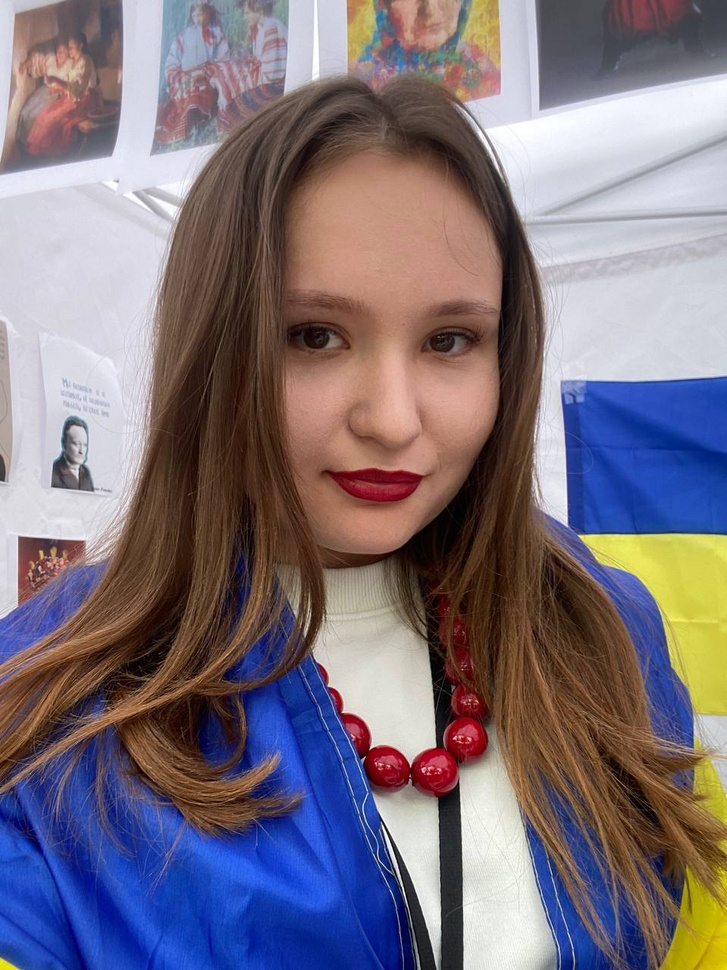
%> input picture 1.jpg, 727 x 970 px, shrunk from 959 x 1280 before the run
$ octave untitled.m   (GNU Octave 9; MATLAB toolbox functions it lacks are replaced by stand-ins)
%> lines starting %> are read from the running program, lines starting %| are printed output that depends on the picture
% Завантаження кольорового фото
colorImage = imread('1.jpg');
%> colorImage is the input picture: size 970x727x3 uint8; mean R, G, B 124.1, 113.6, 123.7

% Додавання гаусів шуму до кольорового фото
noisyColorImage = imnoise(colorImage, 'gaussian');

% Декомпозиція кольорового фото за допомогою ДВП
[LLr, LHr, HLr, HHr] = dwt2(noisyColorImage(:, :, 1), 'haar');
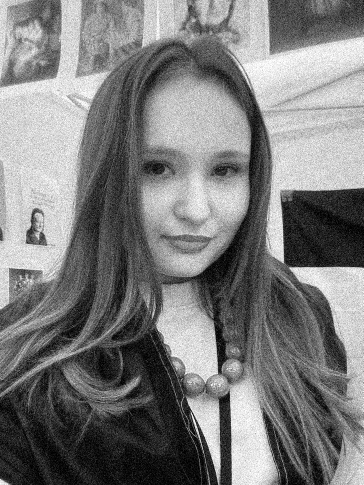
%> LLr: size 485x364 double; min 0, max 510, mean 248.8; drawn with min black and max white
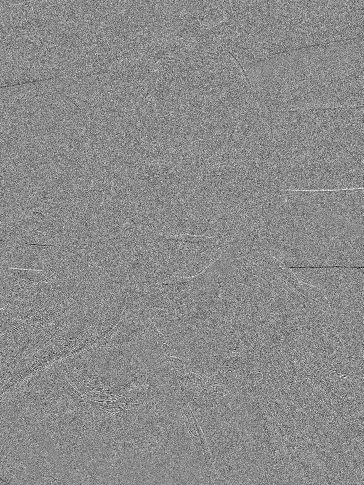
%> LHr: size 485x364 double; min -166.5, max 139, mean 0.1; drawn with min black and max white
[LLg, LHg, HLg, HHg] = dwt2(noisyColorImage(:, :, 2), 'haar');
[LLb, LHb, HLb, HHb] = dwt2(noisyColorImage(:, :, 3), 'haar');
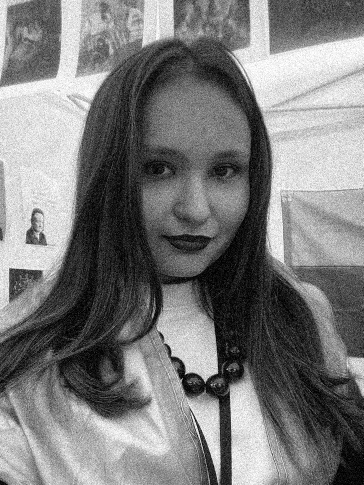
%> LLb: size 485x364 double; min 0, max 510, mean 247.8; drawn with min black and max white

% Завантаження сірого фото
grayImage = rgb2gray(colorImage);

% Додавання гаусів шуму до сірого фото
noisyGrayImage = imnoise(grayImage, 'gaussian');

% Декомпозиція сірого фото за допомогою ДВП
[LL, LH, HL, HH] = dwt2(noisyGrayImage, 'haar');
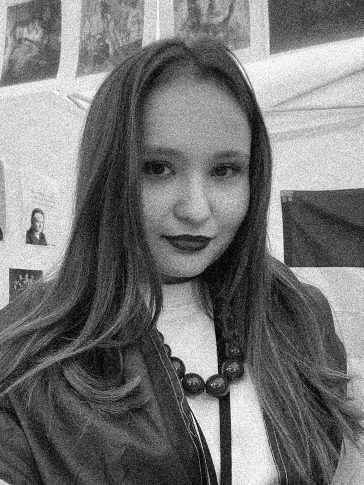
%> LL: size 485x364 double; min 0, max 510, mean 235.7; drawn with min black and max white
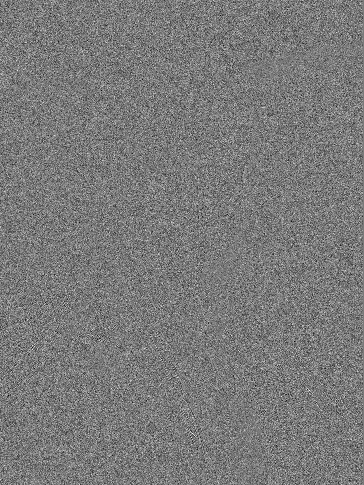
%> HH: size 485x364 double; min -115, max 124.5, mean 0; drawn with min black and max white

% Обчислення інформативних зображень для кольорового фото
informativeImageColor = sqrt(LHr.^2 + HLr.^2 + HHr.^2) + sqrt(LHg.^2 + HLg.^2 + HHg.^2) + sqrt(LHb.^2 + HLb.^2 + HHb.^2);

% Обчислення інформативного зображення для сірого фото
informativeImageGray = sqrt(LH.^2 + HL.^2 + HH.^2);
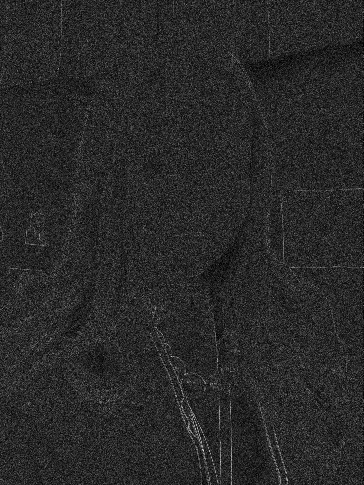
%> informativeImageGray: size 485x364 double; min 0, max 226.6, mean 41.4

% Порівняння якості знешумлення обох фотографій
% Можна використовувати різні метрики, наприклад, PSNR (Peak Signal-to-Noise Ratio)
psnrColor = psnr(noisyColorImage, colorImage);
%> psnrColor = 20.4
psnrGray = psnr(noisyGrayImage, grayImage);
%> psnrGray = 20.28

% Відображення результатів
figure;
subplot(2, 2, 1), imshow(colorImage), title('Оригінальне кольорове фото');
subplot(2, 2, 2), imshow(noisyColorImage), title('Фото з гаусівим шумом');
subplot(2, 2, 3), imshow(informativeImageColor, []), title('Інформативне зображення кольорового фото');
subplot(2, 2, 4), imshow(abs(colorImage - noisyColorImage), []), title('Різницеве зображення кольорового фото');

figure;
subplot(2, 2, 1), imshow(grayImage), title('Оригінальне сіре фото');
subplot(2, 2, 2), imshow(noisyGrayImage), title('Сіре фото з гаусівим шумом');
subplot(2, 2, 3), imshow(informativeImageGray, []), title('Інформативне зображення сірого фото');
subplot(2, 2, 4), imshow(abs(grayImage - noisyGrayImage), []), title('Різницеве зображення сірого фото');
%> after `imshow(abs(grayImage - noisyGrayImage), [])`:
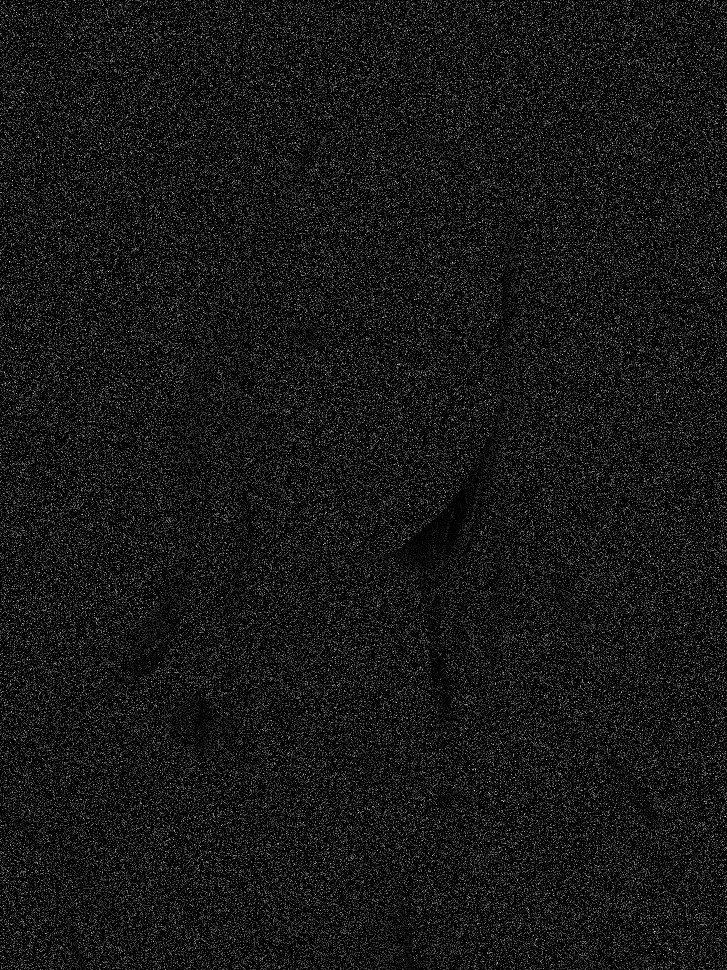
%> displayed picture: size 970x727, on the screen's scale of 0 to 255; min 0, max 255, mean 22

% Виведення значень PSNR
disp(['PSNR для кольорового фото: ', num2str(psnrColor)]);
%| PSNR для кольорового фото: 20.3975
disp(['PSNR для сірого фото: ', num2str(psnrGray)]);
%| PSNR для сірого фото: 20.2828

$ run again, with image.jpg copied over 1.jpg
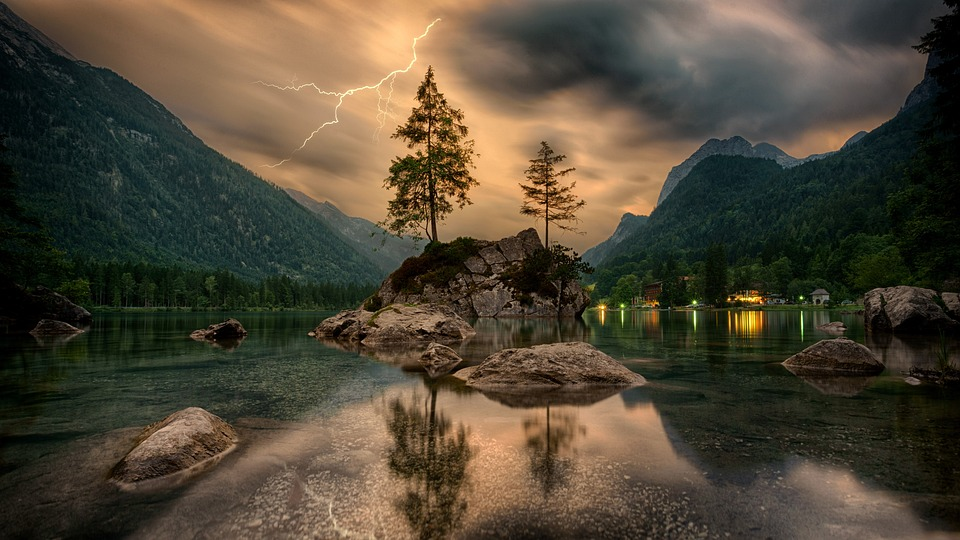
%> input picture image.jpg, 960 x 540 px
%> colorImage is the input picture: size 540x960x3 uint8; mean R, G, B 79.7, 71, 54.3
%> `informativeImageGray = sqrt(LH.^2 + HL.^2 + HH.^2);`:
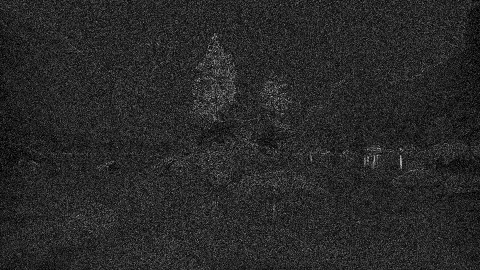
%> informativeImageGray: size 270x480 double; min 0, max 190.6, mean 40.5
%> psnrColor = 20.58
%> psnrGray = 20.48
%> `imshow(abs(grayImage - noisyGrayImage), [])`:
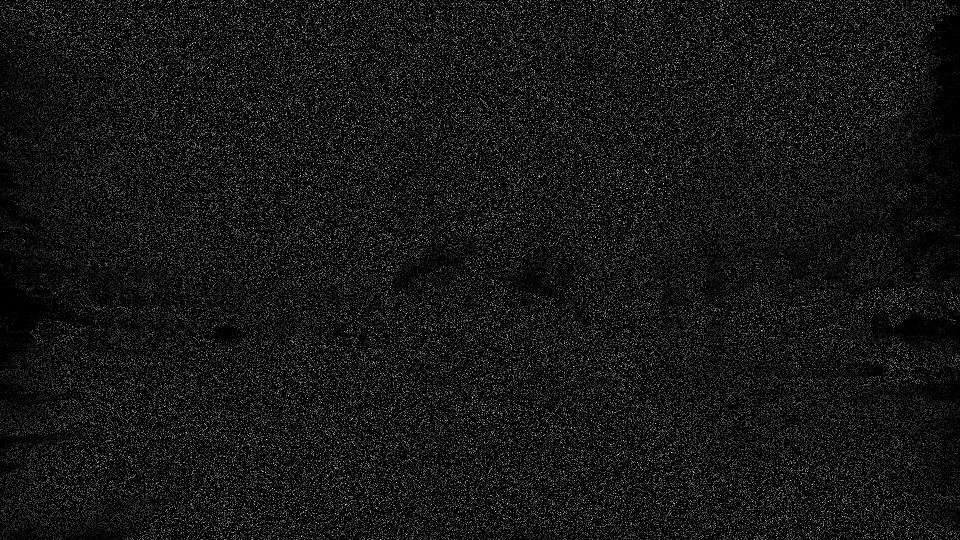
%> displayed picture: size 540x960, on the screen's scale of 0 to 255; min 0, max 255, mean 20.2
%| PSNR для кольорового фото: 20.5825
%| PSNR для сірого фото: 20.4842
